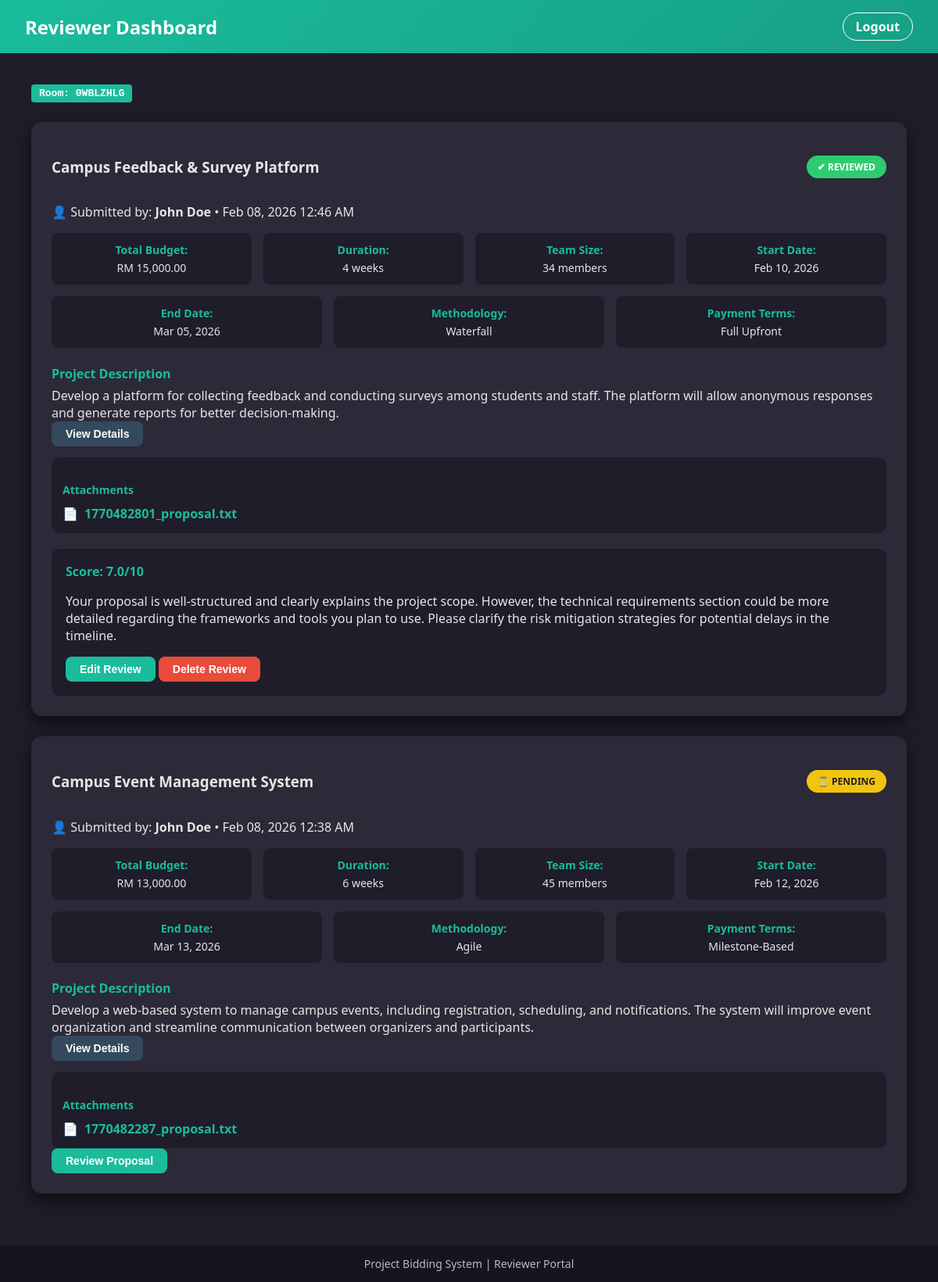
The page /Main/ReviewerMain.php (signed in) on the database its author committed.
### tables this page shows
CREATE TABLE `proposals` (
  `id` int(11) NOT NULL,
  `user_id` int(11) NOT NULL,
  `room_code` varchar(20) NOT NULL,
  `title` varchar(255) NOT NULL,
  `description` text NOT NULL,
  `scope_of_work` text DEFAULT NULL,
  `budget_amount` decimal(12,2) DEFAULT 0.00,
  `timeline_weeks` int(11) DEFAULT NULL,
  `start_date` date DEFAULT NULL,
  `end_date` date DEFAULT NULL,
  `team_size` int(11) DEFAULT NULL,
  `methodology` varchar(100) DEFAULT NULL,
  `deliverables` text DEFAULT NULL,
  `technical_requirements` text DEFAULT NULL,
  `risk_assessment` text DEFAULT NULL,
  `payment_terms` varchar(100) DEFAULT NULL,
  `file_path` varchar(255) DEFAULT NULL,
  `status` enum('Under Review','Approved','Rejected') DEFAULT 'Under Review',
  `reviewer_feedback` text DEFAULT NULL,
  `reviewer_score` decimal(4,1) DEFAULT NULL,
  `submitted_at` datetime NOT NULL DEFAULT current_timestamp(),
  `reviewed_at` datetime DEFAULT NULL
);

### Main/ReviewerMain.php (the view, shortened to what this page needs)
<?php
include "db.php";
$user = $_SESSION['user'];
$room_code = mysqli_real_escape_string($conn, $user['room_code'] ?? '');
$query = "
    SELECT
        p.id AS id,
        p.title,
        p.description,
        p.file_path,
        p.submitted_at,
        p.status,
        p.budget_amount,
        p.timeline_weeks,
        p.team_size,
        p.start_date,
        p.end_date,
        p.methodology,
        p.payment_terms,
        p.scope_of_work,
        p.deliverables,
        p.technical_requirements,
        p.risk_assessment,
        p.reviewer_feedback,
        p.reviewer_score
    FROM proposals p
    WHERE p.room_code = '{$room_code}' AND p.status = 'Approved'
    ORDER BY p.id DESC
";
$result = mysqli_query($conn, $query);
?>
<!DOCTYPE html>
<html lang="en">
<head>
</head>
<body>
<header>
    <h2>Reviewer Dashboard</h2>
    <a href="logout.php" class="logout">Logout</a>
</header>
<div class="container">
<div class="top-info">
    <span class="room-code" style="background:#1abc9c; padding:4px 10px; border-radius:4px; font-family:monospace; color:white;">
        Room: <?= htmlspecialchars($user['room_code'] ?? 'N/A') ?>
    </span>
</div>
<?php while ($row = mysqli_fetch_assoc($result)) {
    $has_feedback = !empty(trim($row['reviewer_feedback'] ?? ''));
    $displayScore = $row['reviewer_score'] !== null ? htmlspecialchars(number_format((float)$row['reviewer_score'], 1)) : null;
?>
<div class="proposal-card">
    <div class="proposal-header">
        <h3><?= htmlspecialchars($row['title']) ?></h3>
        <span class="status-badge <?= $has_feedback ? 'status-reviewed' : 'status-pending' ?>">
            <?= $has_feedback ? '✔ Reviewed' : '⏳ Pending' ?>
        </span>
    </div>
    <p>👤 Submitted by: <strong><?= htmlspecialchars($user['name'] ?? 'N/A') ?></strong>
       • <?= date('M d, Y g:i A', strtotime($row['submitted_at'])) ?>
    </p>
    <div class="bidding-summary">
        <?php if (!empty($row['budget_amount'])): ?>
            <div class="bid-stat"><strong>Total Budget:</strong> RM <?= number_format($row['budget_amount'],2) ?></div>
        <?php endif; ?>
        <?php if (!empty($row['timeline_weeks'])): ?>
            <div class="bid-stat"><strong>Duration:</strong> <?= $row['timeline_weeks'] ?> weeks</div>
        <?php endif; ?>
        <?php if (!empty($row['team_size'])): ?>
            <div class="bid-stat"><strong>Team Size:</strong> <?= $row['team_size'] ?> members</div>
        <?php endif; ?>
        <?php if (!empty($row['start_date'])): ?>
            <div class="bid-stat"><strong>Start Date:</strong> <?= date('M d, Y', strtotime($row['start_date'])) ?></div>
        <?php endif; ?>
        <?php if (!empty($row['end_date'])): ?>
            <div class="bid-stat"><strong>End Date:</strong> <?= date('M d, Y', strtotime($row['end_date'])) ?></div>
        <?php endif; ?>
        <?php if (!empty($row['methodology'])): ?>
            <div class="bid-stat"><strong>Methodology:</strong> <?= htmlspecialchars($row['methodology']) ?></div>
        <?php endif; ?>
        <?php if (!empty($row['payment_terms'])): ?>
            <div class="bid-stat"><strong>Payment Terms:</strong> <?= htmlspecialchars($row['payment_terms']) ?></div>
        <?php endif; ?>
    </div>
    <?php if (!empty($row['description'])): ?>
        <div class="detail-section">
            <h4>Project Description</h4>
            <div><?= nl2br(htmlspecialchars($row['description'])) ?></div>
        </div>
    <?php endif; ?>
    <?php if (!empty($row['scope_of_work']) || !empty($row['deliverables']) || !empty($row['technical_requirements']) || !empty($row['risk_assessment'])): ?>
        <button class="btn btn-secondary" onclick="toggleDetails(<?= $row['id'] ?>)">View Details</button>
    <?php endif; ?>
    <?php if (!empty($row['file_path'])): ?>
        <div class="attachments">
                <h4>Attachments</h4>
                <div class="attachment-item">
                    📄 <a href="uploads/proposals/<?= htmlspecialchars($row['file_path']) ?>" target="_blank">
                        <?= htmlspecialchars($row['file_path']) ?>
                    </a>
                </div>
        </div>
    <?php endif; ?>
    <?php if ($has_feedback): ?>
        <div class="review-box">
            <?php if ($displayScore !== null): ?>
                <div class="review-score">Score: <?= $displayScore ?>/10</div>
            <?php endif; ?>
            <p><?= nl2br(htmlspecialchars($row['reviewer_feedback'])) ?></p>
            <button class="btn btn-primary" onclick="openModal(<?= $row['id'] ?>)">Edit Review</button>
            <button class="btn btn-danger" onclick="deleteReview(<?= $row['id'] ?>)">Delete Review</button>
        </div>
    <?php else: ?>
        <button class="btn btn-primary" onclick="openModal(<?= $row['id'] ?>)">Review Proposal</button>
    <?php endif; ?>
</div>
<?php } ?>
</div>
<footer>
Project Bidding System | Reviewer Portal
</footer>
</body>
</html>

### rows shown on the page
proposals: title "Campus Feedback & Survey Platform", shows "✔ REVIEWED", submitted_at "Feb 08, 2026 12:46 AM", budget_amount "15,000.00", timeline_weeks "4", team_size "34", start_date "Feb 10, 2026", end_date "Mar 05, 2026", methodology "Waterfall", payment_terms "Full Upfront", description "Develop a platform for collecting feedback and conducting surveys among students and staff. The platform will allow anonymous responses and generate reports for better decision-making.", file_path "1770482801_proposal.txt", reviewer_score "7.0", reviewer_feedback "Your proposal is well-structured and clearly explains the project scope. However, the technical requirements section could be more detailed regarding the frameworks and tools you plan to use. Please clarify the risk mitigation strategies for potential delays in the timeline."
proposals: title "Campus Event Management System", shows "⏳ PENDING", submitted_at "Feb 08, 2026 12:38 AM", budget_amount "13,000.00", timeline_weeks "6", team_size "45", start_date "Feb 12, 2026", end_date "Mar 13, 2026", methodology "Agile", payment_terms "Milestone-Based", description "Develop a web-based system to manage campus events, including registration, scheduling, and notifications. The system will improve event organization and streamline communication between organizers and participants.", file_path "1770482287_proposal.txt"

### other values the page prints
$user['room_code'] "0WBLZHLG"
